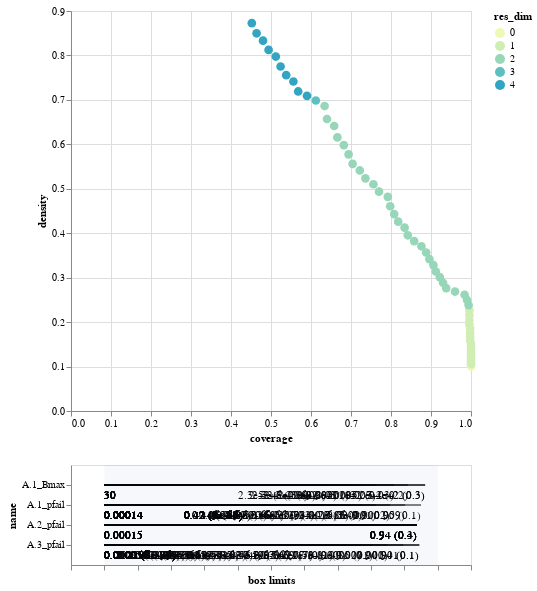

This figure's notebook cell:
### Code cell
box1.inspect_tradeoff()

### Figure 1 — Vega-Lite specification as saved in the notebook (floating-point values rounded to 4 significant figures)
{"config": {"view": {"continuousWidth": 400, "continuousHeight": 300}}, "vconcat": [{"data": {"name": "data-50dfaabc601631413a921cb55aad8f08"}, "mark": {"type": "circle", "size": 75}, "encoding": {"color": {"type": "ordinal", "field": "res_dim", "scale": {"range": ["#eff9b6", "#d0edb3", "#97d6b9", "#5dc0c0", "#31a5c2", "#1f80b8", "#2354a3", "#21318d"]}}, "opacity": {"condition": {"value": 1, "selection": "selector001"}, "value": 0.4}, "tooltip": [{"type": "ordinal", "field": "id"}, {"type": "quantitative", "field": "coverage", "format": ".2"}, {"type": "quantitative", "field": "density", "format": ".2"}, {"type": "ordinal", "field": "res_dim"}], "x": {"type": "quantitative", "field": "coverage"}, "y": {"type": "quantitative", "field": "density"}}, "height": 400, "selection": {"selector001": {"type": "single", "fields": ["id"]}}, "width": 400}, {"layer": [{"data": {"name": "data-ce17ffe7d1f683832705a1510804833a"}, "mark": "rule", "encoding": {"x": {"type": "quantitative", "axis": {"grid": false, "labels": false, "title": "box limits"}, "field": "x_lower", "scale": {"domain": [0, 1], "padding": 0.1}}, "x2": {"field": "x_upper"}, "y": {"type": "nominal", "field": "name", "scale": {"padding": 1.0}}}, "transform": [{"calculate": "(datum.x1-datum.minimum)/(datum.maximum-datum.minimum)", "as": "x_lower"}, {"calculate": "(datum.x2-datum.minimum)/(datum.maximum-datum.minimum)", "as": "x_upper"}, {"filter": {"selection": "selector001"}}], "width": 400}, {"data": {"name": "data-ce17ffe7d1f683832705a1510804833a"}, "mark": {"type": "text", "align": "left", "baseline": "top", "dy": 5}, "encoding": {"text": {"type": "ordinal", "field": "text"}, "x": {"type": "quantitative", "axis": {"grid": false, "labels": false, "title": "box limits"}, "field": "x_lower", "scale": {"domain": [0, 1], "padding": 0.1}}, "x2": {"field": "x_upper"}, "y": {"type": "nominal", "field": "name", "scale": {"padding": 1.0}}}, "transform": [{"calculate": "(datum.x1-datum.minimum)/(datum.maximum-datum.minimum)", "as": "x_lower"}, {"calculate": "(datum.x2-datum.minimum)/(datum.maximum-datum.minimum)", "as": "x_upper"}, {"filter": {"selection": "selector001"}}, {"calculate": "datum.qp_lower>0?format(datum.x1, \".2\")+\" (\"+format(datum.qp_lower, \".1~g\")+\")\" :format(datum.x1, \".2\")", "as": "text"}], "width": 400}, {"data": {"name": "data-ce17ffe7d1f683832705a1510804833a"}, "mark": {"type": "text", "align": "right", "baseline": "top", "dy": 5}, "encoding": {"text": {"type": "ordinal", "field": "text"}, "x": {"type": "quantitative", "field": "x_upper"}, "x2": {"field": "x_upper"}, "y": {"type": "nominal", "field": "name", "scale": {"padding": 1.0}}}, "transform": [{"calculate": "(datum.x1-datum.minimum)/(datum.maximum-datum.minimum)", "as": "x_lower"}, {"calculate": "(datum.x2-datum.minimum)/(datum.maximum-datum.minimum)", "as": "x_upper"}, {"filter": {"selection": "selector001"}}, {"calculate": "datum.qp_upper>0?format(datum.x2, \".2\")+\" (\"+format(datum.qp_upper, \".1\")+\")\" :format(datum.x2, \".2\")", "as": "text"}], "width": 400}, {"data": {"name": "data-bb8d07f6df3d47a6a475317795287b23"}, "mark": {"type": "rect", "opacity": 0.05}, "encoding": {"x": {"type": "quantitative", "field": "start"}, "x2": {"field": "end"}}}, {"data": {"name": "data-d751713988987e9331980363e24189ce"}, "mark": "point", "encoding": {"x": {"type": "quantitative", "field": "x"}, "y": {"type": "nominal", "field": "name"}}, "transform": [{"filter": {"selection": "selector001"}}], "width": 400}, {"data": {"name": "data-d751713988987e9331980363e24189ce"}, "mark": {"type": "text", "align": "center", "baseline": "top", "dy": 5}, "encoding": {"text": {"type": "nominal", "field": "item"}, "x": {"type": "quantitative", "field": "x"}, "y": {"type": "nominal", "field": "name"}}, "transform": [{"filter": {"selection": "selector001"}}], "width": 400}]}], "$schema": "https://vega.github.io/schema/vega-lite/v4.8.1.json", "datasets": {"data-50dfaabc601631413a921cb55aad8f08": [{"coverage": 1.0, "density": 0.1, "id": 0, "mass": 1.0, "mean": 0.1, "res_dim": 0}, {"coverage": 1.0, "density": 0.1053, "id": 1, "mass": 0.95, "mean": 0.1053, "res_dim": 1}, {"coverage": 1.0, "density": 0.1108, "id": 2, "mass": 0.9024, "mean": 0.1108, "res_dim": 1}, {"coverage": 1.0, "density": 0.1167, "id": 3, "mass": 0.8572, "mean": 0.1167, "res_dim": 1}, {"coverage": 1.0, "density": 0.1228, "id": 4, "mass": 0.8142, "mean": 0.1228, "res_dim": 1}, {"coverage": 1.0, "density": 0.1293, "id": 5, "mass": 0.7734, "mean": 0.1293, "res_dim": 1}, {"coverage": 1.0, "density": 0.1361, "id": 6, "mass": 0.7346, "mean": 0.1361, "res_dim": 1}, {"coverage": 1.0, "density": 0.1433, "id": 7, "mass": 0.6978, "mean": 0.1433, "res_dim": 1}, {"coverage": 1.0, "density": 0.1509, "id": 8, "mass": 0.6628, "mean": 0.1509, "res_dim": 1}, {"coverage": 0.998, "density": 0.1585, "id": 9, "mass": 0.6296, "mean": 0.1585, "res_dim": 1}, {"coverage": 0.998, "density": 0.1669, "id": 10, "mass": 0.598, "mean": 0.1669, "res_dim": 1}, {"coverage": 0.998, "density": 0.1757, "id": 11, "mass": 0.568, "mean": 0.1757, "res_dim": 1}, {"coverage": 0.998, "density": 0.185, "id": 12, "mass": 0.5396, "mean": 0.185, "res_dim": 1}, {"coverage": 0.996, "density": 0.1943, "id": 13, "mass": 0.5126, "mean": 0.1943, "res_dim": 1}, {"coverage": 0.996, "density": 0.2046, "id": 14, "mass": 0.4868, "mean": 0.2046, "res_dim": 1}, {"coverage": 0.996, "density": 0.2154, "id": 15, "mass": 0.4624, "mean": 0.2154, "res_dim": 1}, {"coverage": 0.996, "density": 0.2268, "id": 16, "mass": 0.4392, "mean": 0.2268, "res_dim": 1}, {"coverage": 0.994, "density": 0.2383, "id": 17, "mass": 0.4172, "mean": 0.2383, "res_dim": 2}, {"coverage": 0.99, "density": 0.2499, "id": 18, "mass": 0.3962, "mean": 0.2499, "res_dim": 2}, {"coverage": 0.984, "density": 0.2616, "id": 19, "mass": 0.3762, "mean": 0.2616, "res_dim": 2}, {"coverage": 0.96, "density": 0.2688, "id": 20, "mass": 0.3572, "mean": 0.2688, "res_dim": 2}, {"coverage": 0.938, "density": 0.2765, "id": 21, "mass": 0.3392, "mean": 0.2765, "res_dim": 2}, {"coverage": 0.93, "density": 0.2886, "id": 22, "mass": 0.3222, "mean": 0.2886, "res_dim": 2}, {"coverage": 0.922, "density": 0.3013, "id": 23, "mass": 0.306, "mean": 0.3013, "res_dim": 2}, {"coverage": 0.912, "density": 0.3138, "id": 24, "mass": 0.2906, "mean": 0.3138, "res_dim": 2}, {"coverage": 0.906, "density": 0.3283, "id": 25, "mass": 0.276, "mean": 0.3283, "res_dim": 2}, {"coverage": 0.896, "density": 0.3417, "id": 26, "mass": 0.2622, "mean": 0.3417, "res_dim": 2}, {"coverage": 0.888, "density": 0.3566, "id": 27, "mass": 0.249, "mean": 0.3566, "res_dim": 2}, {"coverage": 0.876, "density": 0.3706, "id": 28, "mass": 0.2364, "mean": 0.3706, "res_dim": 2}, {"coverage": 0.858, "density": 0.3824, "id": 29, "mass": 0.2244, "mean": 0.3824, "res_dim": 2}, {"coverage": 0.842, "density": 0.3953, "id": 30, "mass": 0.213, "mean": 0.3953, "res_dim": 2}, {"coverage": 0.834, "density": 0.4125, "id": 31, "mass": 0.2022, "mean": 0.4125, "res_dim": 2}, {"coverage": 0.818, "density": 0.426, "id": 32, "mass": 0.192, "mean": 0.426, "res_dim": 2}, {"coverage": 0.808, "density": 0.443, "id": 33, "mass": 0.1824, "mean": 0.443, "res_dim": 2}, {"coverage": 0.798, "density": 0.4607, "id": 34, "mass": 0.1732, "mean": 0.4607, "res_dim": 2}, {"coverage": 0.792, "density": 0.4818, "id": 35, "mass": 0.1644, "mean": 0.4818, "res_dim": 2}, {"coverage": 0.77, "density": 0.4936, "id": 36, "mass": 0.156, "mean": 0.4936, "res_dim": 2}, {"coverage": 0.756, "density": 0.5101, "id": 37, "mass": 0.1482, "mean": 0.5101, "res_dim": 2}, {"coverage": 0.736, "density": 0.5235, "id": 38, "mass": 0.1406, "mean": 0.5235, "res_dim": 2}, {"coverage": 0.722, "density": 0.5412, "id": 39, "mass": 0.1334, "mean": 0.5412, "res_dim": 2}, {"coverage": 0.704, "density": 0.5561, "id": 40, "mass": 0.1266, "mean": 0.5561, "res_dim": 2}, {"coverage": 0.694, "density": 0.5774, "id": 41, "mass": 0.1202, "mean": 0.5774, "res_dim": 2}, {"coverage": 0.682, "density": 0.5982, "id": 42, "mass": 0.114, "mean": 0.5982, "res_dim": 2}, {"coverage": 0.666, "density": 0.6155, "id": 43, "mass": 0.1082, "mean": 0.6155, "res_dim": 2}, {"coverage": 0.658, "density": 0.6413, "id": 44, "mass": 0.1026, "mean": 0.6413, "res_dim": 2}, {"coverage": 0.64, "density": 0.6571, "id": 45, "mass": 0.0974, "mean": 0.6571, "res_dim": 2}, {"coverage": 0.634, "density": 0.6861, "id": 46, "mass": 0.0924, "mean": 0.6861, "res_dim": 2}, {"coverage": 0.612, "density": 0.6986, "id": 47, "mass": 0.0876, "mean": 0.6986, "res_dim": 3}, {"coverage": 0.59, "density": 0.7091, "id": 48, "mass": 0.0832, "mean": 0.7091, "res_dim": 4}, {"coverage": 0.568, "density": 0.719, "id": 49, "mass": 0.079, "mean": 0.719, "res_dim": 4}, {"coverage": 0.556, "density": 0.7413, "id": 50, "mass": 0.075, "mean": 0.7413, "res_dim": 4}, {"coverage": 0.538, "density": 0.7556, "id": 51, "mass": 0.0712, "mean": 0.7556, "res_dim": 4}, {"coverage": 0.524, "density": 0.7751, "id": 52, "mass": 0.0676, "mean": 0.7751, "res_dim": 4}, {"coverage": 0.512, "density": 0.7975, "id": 53, "mass": 0.0642, "mean": 0.7975, "res_dim": 4}, {"coverage": 0.494, "density": 0.8125, "id": 54, "mass": 0.0608, "mean": 0.8125, "res_dim": 4}, {"coverage": 0.48, "density": 0.8333, "id": 55, "mass": 0.0576, "mean": 0.8333, "res_dim": 4}, {"coverage": 0.464, "density": 0.8498, "id": 56, "mass": 0.0546, "mean": 0.8498, "res_dim": 4}, {"coverage": 0.452, "density": 0.8726, "id": 57, "mass": 0.0518, "mean": 0.8726, "res_dim": 4}], "data-ce17ffe7d1f683832705a1510804833a": [{"x1": 0.0001394, "x2": 0.95, "name": "A.1_pfail", "id": 1, "minimum": 0.0001394, "maximum": 0.9999, "qp_lower": -1.0, "qp_upper": 0.1185}, {"x1": 0.0001394, "x2": 0.9024, "name": "A.1_pfail", "id": 2, "minimum": 0.0001394, "maximum": 0.9999, "qp_lower": -1.0, "qp_upper": 0.008967}, {"x1": 0.0001394, "x2": 0.8572, "name": "A.1_pfail", "id": 3, "minimum": 0.0001394, "maximum": 0.9999, "qp_lower": -1.0, "qp_upper": 0.0002048}, {"x1": 0.0001394, "x2": 0.8142, "name": "A.1_pfail", "id": 4, "minimum": 0.0001394, "maximum": 0.9999, "qp_lower": -1.0, "qp_upper": 1.394e-06}, {"x1": 0.0001394, "x2": 0.7733, "name": "A.1_pfail", "id": 5, "minimum": 0.0001394, "maximum": 0.9999, "qp_lower": -1.0, "qp_upper": 2.935e-09}, {"x1": 0.0001394, "x2": 0.7347, "name": "A.1_pfail", "id": 6, "minimum": 0.0001394, "maximum": 0.9999, "qp_lower": -1.0, "qp_upper": 1.949e-12}, {"x1": 0.0001394, "x2": 0.6978, "name": "A.1_pfail", "id": 7, "minimum": 0.0001394, "maximum": 0.9999, "qp_lower": -1.0, "qp_upper": 4.325e-16}, {"x1": 0.0001394, "x2": 0.6628, "name": "A.1_pfail", "id": 8, "minimum": 0.0001394, "maximum": 0.9999, "qp_lower": -1.0, "qp_upper": 3.07e-20}, {"x1": 0.0001394, "x2": 0.6297, "name": "A.1_pfail", "id": 9, "minimum": 0.0001394, "maximum": 0.9999, "qp_lower": -1.0, "qp_upper": 1.508e-24}, {"x1": 0.0001394, "x2": 0.598, "name": "A.1_pfail", "id": 10, "minimum": 0.0001394, "maximum": 0.9999, "qp_lower": -1.0, "qp_upper": 1.57e-29}, {"x1": 0.0001394, "x2": 0.568, "name": "A.1_pfail", "id": 11, "minimum": 0.0001394, "maximum": 0.9999, "qp_lower": -1.0, "qp_upper": 5.729e-35}, {"x1": 0.0001394, "x2": 0.5396, "name": "A.1_pfail", "id": 12, "minimum": 0.0001394, "maximum": 0.9999, "qp_lower": -1.0, "qp_upper": 1.027e-40}, {"x1": 0.0001394, "x2": 0.5126, "name": "A.1_pfail", "id": 13, "minimum": 0.0001394, "maximum": 0.9999, "qp_lower": -1.0, "qp_upper": 1.321e-46}, {"x1": 0.0001394, "x2": 0.4867, "name": "A.1_pfail", "id": 14, "minimum": 0.0001394, "maximum": 0.9999, "qp_lower": -1.0, "qp_upper": 3.936e-53}, {"x1": 0.0001394, "x2": 0.4624, "name": "A.1_pfail", "id": 15, "minimum": 0.0001394, "maximum": 0.9999, "qp_lower": -1.0, "qp_upper": 4.749e-60}, {"x1": 0.0001394, "x2": 0.4392, "name": "A.1_pfail", "id": 16, "minimum": 0.0001394, "maximum": 0.9999, "qp_lower": -1.0, "qp_upper": 2.443e-67}, {"x1": 0.0001394, "x2": 0.4392, "name": "A.1_pfail", "id": 17, "minimum": 0.0001394, "maximum": 0.9999, "qp_lower": -1.0, "qp_upper": 4.865e-67}, {"x1": 5.598e-05, "x2": 0.9449, "name": "A.3_pfail", "id": 17, "minimum": 5.598e-05, "maximum": 0.9999, "qp_lower": -1.0, "qp_upper": 0.1106}, {"x1": 0.0001394, "x2": 0.4167, "name": "A.1_pfail", "id": 18, "minimum": 0.0001394, "maximum": 0.9999, "qp_lower": -1.0, "qp_upper": 7.671e-74}, {"x1": 5.598e-05, "x2": 0.9449, "name": "A.3_pfail", "id": 18, "minimum": 5.598e-05, "maximum": 0.9999, "qp_lower": -1.0, "qp_upper": 0.1151}, {"x1": 0.0001394, "x2": 0.4167, "name": "A.1_pfail", "id": 19, "minimum": 0.0001394, "maximum": 0.9999, "qp_lower": -1.0, "qp_upper": 6.541e-74}, {"x1": 5.598e-05, "x2": 0.8967, "name": "A.3_pfail", "id": 19, "minimum": 5.598e-05, "maximum": 0.9999, "qp_lower": -1.0, "qp_upper": 0.009649}, {"x1": 0.0001394, "x2": 0.4167, "name": "A.1_pfail", "id": 20, "minimum": 0.0001394, "maximum": 0.9999, "qp_lower": -1.0, "qp_upper": 3.018e-72}, {"x1": 5.598e-05, "x2": 0.8501, "name": "A.3_pfail", "id": 20, "minimum": 5.598e-05, "maximum": 0.9999, "qp_lower": -1.0, "qp_upper": 0.001462}, {"x1": 0.0001394, "x2": 0.4167, "name": "A.1_pfail", "id": 21, "minimum": 0.0001394, "maximum": 0.9999, "qp_lower": -1.0, "qp_upper": 1.061e-70}, {"x1": 5.598e-05, "x2": 0.8053, "name": "A.3_pfail", "id": 21, "minimum": 5.598e-05, "maximum": 0.9999, "qp_lower": -1.0, "qp_upper": 0.0001428}, {"x1": 0.0001394, "x2": 0.4167, "name": "A.1_pfail", "id": 22, "minimum": 0.0001394, "maximum": 0.9999, "qp_lower": -1.0, "qp_upper": 2.361e-71}, {"x1": 5.598e-05, "x2": 0.7689, "name": "A.3_pfail", "id": 22, "minimum": 5.598e-05, "maximum": 0.9999, "qp_lower": -1.0, "qp_upper": 1.799e-06}, {"x1": 0.0001394, "x2": 0.4167, "name": "A.1_pfail", "id": 23, "minimum": 0.0001394, "maximum": 0.9999, "qp_lower": -1.0, "qp_upper": 1.064e-70}, {"x1": 5.598e-05, "x2": 0.7264, "name": "A.3_pfail", "id": 23, "minimum": 5.598e-05, "maximum": 0.9999, "qp_lower": -1.0, "qp_upper": 9.33e-09}, {"x1": 0.0001394, "x2": 0.4167, "name": "A.1_pfail", "id": 24, "minimum": 0.0001394, "maximum": 0.9999, "qp_lower": -1.0, "qp_upper": 1.105e-69}, {"x1": 5.598e-05, "x2": 0.6853, "name": "A.3_pfail", "id": 24, "minimum": 5.598e-05, "maximum": 0.9999, "qp_lower": -1.0, "qp_upper": 3.081e-11}, {"x1": 0.0001394, "x2": 0.4167, "name": "A.1_pfail", "id": 25, "minimum": 0.0001394, "maximum": 0.9999, "qp_lower": -1.0, "qp_upper": 4.74e-71}, {"x1": 5.598e-05, "x2": 0.6562, "name": "A.3_pfail", "id": 25, "minimum": 5.598e-05, "maximum": 0.9999, "qp_lower": -1.0, "qp_upper": 2.143e-14}, {"x1": 0.0001394, "x2": 0.4167, "name": "A.1_pfail", "id": 26, "minimum": 0.0001394, "maximum": 0.9999, "qp_lower": -1.0, "qp_upper": 2.154e-71}, {"x1": 5.598e-05, "x2": 0.6253, "name": "A.3_pfail", "id": 26, "minimum": 5.598e-05, "maximum": 0.9999, "qp_lower": -1.0, "qp_upper": 1.823e-17}, {"x1": 0.0001394, "x2": 0.4167, "name": "A.1_pfail", "id": 27, "minimum": 0.0001394, "maximum": 0.9999, "qp_lower": -1.0, "qp_upper": 4.447e-71}, {"x1": 5.598e-05, "x2": 0.5918, "name": "A.3_pfail", "id": 27, "minimum": 5.598e-05, "maximum": 0.9999, "qp_lower": -1.0, "qp_upper": 4.524e-21}, {"x1": 0.0001394, "x2": 0.4167, "name": "A.1_pfail", "id": 28, "minimum": 0.0001394, "maximum": 0.9999, "qp_lower": -1.0, "qp_upper": 2.55e-69}, {"x1": 5.598e-05, "x2": 0.5552, "name": "A.3_pfail", "id": 28, "minimum": 5.598e-05, "maximum": 0.9999, "qp_lower": -1.0, "qp_upper": 1.922e-24}, {"x1": 0.0001394, "x2": 0.4167, "name": "A.1_pfail", "id": 29, "minimum": 0.0001394, "maximum": 0.9999, "qp_lower": -1.0, "qp_upper": 8.509e-68}, {"x1": 5.598e-05, "x2": 0.524, "name": "A.3_pfail", "id": 29, "minimum": 5.598e-05, "maximum": 0.9999, "qp_lower": -1.0, "qp_upper": 4.203e-27}, {"x1": 0.0001394, "x2": 0.4167, "name": "A.1_pfail", "id": 30, "minimum": 0.0001394, "maximum": 0.9999, "qp_lower": -1.0, "qp_upper": 2.832e-67}, {"x1": 5.598e-05, "x2": 0.4976, "name": "A.3_pfail", "id": 30, "minimum": 5.598e-05, "maximum": 0.9999, "qp_lower": -1.0, "qp_upper": 4.22e-30}, {"x1": 0.0001394, "x2": 0.4167, "name": "A.1_pfail", "id": 31, "minimum": 0.0001394, "maximum": 0.9999, "qp_lower": -1.0, "qp_upper": 3.484e-67}, {"x1": 5.598e-05, "x2": 0.4711, "name": "A.3_pfail", "id": 31, "minimum": 5.598e-05, "maximum": 0.9999, "qp_lower": -1.0, "qp_upper": 1.59e-34}, {"x1": 0.0001394, "x2": 0.4167, "name": "A.1_pfail", "id": 32, "minimum": 0.0001394, "maximum": 0.9999, "qp_lower": -1.0, "qp_upper": 4.587e-66}, {"x1": 5.598e-05, "x2": 0.4451, "name": "A.3_pfail", "id": 32, "minimum": 5.598e-05, "maximum": 0.9999, "qp_lower": -1.0, "qp_upper": 1.231e-37}, {"x1": 0.0001394, "x2": 0.4167, "name": "A.1_pfail", "id": 33, "minimum": 0.0001394, "maximum": 0.9999, "qp_lower": -1.0, "qp_upper": 7.891e-67}, {"x1": 5.598e-05, "x2": 0.4253, "name": "A.3_pfail", "id": 33, "minimum": 5.598e-05, "maximum": 0.9999, "qp_lower": -1.0, "qp_upper": 6.63e-42}, {"x1": 0.0001394, "x2": 0.4167, "name": "A.1_pfail", "id": 34, "minimum": 0.0001394, "maximum": 0.9999, "qp_lower": -1.0, "qp_upper": 3.492e-67}, {"x1": 5.598e-05, "x2": 0.4043, "name": "A.3_pfail", "id": 34, "minimum": 5.598e-05, "maximum": 0.9999, "qp_lower": -1.0, "qp_upper": 2.208e-46}, {"x1": 0.0001394, "x2": 0.4167, "name": "A.1_pfail", "id": 35, "minimum": 0.0001394, "maximum": 0.9999, "qp_lower": -1.0, "qp_upper": 8.58e-68}, {"x1": 5.598e-05, "x2": 0.3835, "name": "A.3_pfail", "id": 35, "minimum": 5.598e-05, "maximum": 0.9999, "qp_lower": -1.0, "qp_upper": 5.301e-52}, {"x1": 0.0001394, "x2": 0.4167, "name": "A.1_pfail", "id": 36, "minimum": 0.0001394, "maximum": 0.9999, "qp_lower": -1.0, "qp_upper": 5.441e-68}, {"x1": 5.598e-05, "x2": 0.3681, "name": "A.3_pfail", "id": 36, "minimum": 5.598e-05, "maximum": 0.9999, "qp_lower": -1.0, "qp_upper": 6.441e-54}, {"x1": 0.0001394, "x2": 0.4167, "name": "A.1_pfail", "id": 37, "minimum": 0.0001394, "maximum": 0.9999, "qp_lower": -1.0, "qp_upper": 1.269e-68}, {"x1": 5.598e-05, "x2": 0.3523, "name": "A.3_pfail", "id": 37, "minimum": 5.598e-05, "maximum": 0.9999, "qp_lower": -1.0, "qp_upper": 1.483e-57}, {"x1": 0.0001394, "x2": 0.4167, "name": "A.1_pfail", "id": 38, "minimum": 0.0001394, "maximum": 0.9999, "qp_lower": -1.0, "qp_upper": 6.448e-68}, {"x1": 5.598e-05, "x2": 0.335, "name": "A.3_pfail", "id": 38, "minimum": 5.598e-05, "maximum": 0.9999, "qp_lower": -1.0, "qp_upper": 1.007e-59}, {"x1": 0.0001394, "x2": 0.4167, "name": "A.1_pfail", "id": 39, "minimum": 0.0001394, "maximum": 0.9999, "qp_lower": -1.0, "qp_upper": 2.843e-68}, {"x1": 5.598e-05, "x2": 0.3198, "name": "A.3_pfail", "id": 39, "minimum": 5.598e-05, "maximum": 0.9999, "qp_lower": -1.0, "qp_upper": 2.018e-63}, {"x1": 0.0001394, "x2": 0.4167, "name": "A.1_pfail", "id": 40, "minimum": 0.0001394, "maximum": 0.9999, "qp_lower": -1.0, "qp_upper": 1.119e-66}, {"x1": 5.598e-05, "x2": 0.3012, "name": "A.3_pfail", "id": 40, "minimum": 5.598e-05, "maximum": 0.9999, "qp_lower": -1.0, "qp_upper": 7.73e-66}, {"x1": 0.0001394, "x2": 0.4167, "name": "A.1_pfail", "id": 41, "minimum": 0.0001394, "maximum": 0.9999, "qp_lower": -1.0, "qp_upper": 1.097e-65}, {"x1": 5.598e-05, "x2": 0.2825, "name": "A.3_pfail", "id": 41, "minimum": 5.598e-05, "maximum": 0.9999, "qp_lower": -1.0, "qp_upper": 1.438e-70}, {"x1": 0.0001394, "x2": 0.4167, "name": "A.1_pfail", "id": 42, "minimum": 0.0001394, "maximum": 0.9999, "qp_lower": -1.0, "qp_upper": 9.055e-66}, {"x1": 5.598e-05, "x2": 0.2679, "name": "A.3_pfail", "id": 42, "minimum": 5.598e-05, "maximum": 0.9999, "qp_lower": -1.0, "qp_upper": 7.074e-75}, {"x1": 0.0001394, "x2": 0.4167, "name": "A.1_pfail", "id": 43, "minimum": 0.0001394, "maximum": 0.9999, "qp_lower": -1.0, "qp_upper": 1.055e-65}, {"x1": 5.598e-05, "x2": 0.255, "name": "A.3_pfail", "id": 43, "minimum": 5.598e-05, "maximum": 0.9999, "qp_lower": -1.0, "qp_upper": 1.186e-77}, {"x1": 0.0001394, "x2": 0.4167, "name": "A.1_pfail", "id": 44, "minimum": 0.0001394, "maximum": 0.9999, "qp_lower": -1.0, "qp_upper": 3.639e-66}, {"x1": 5.598e-05, "x2": 0.2409, "name": "A.3_pfail", "id": 44, "minimum": 5.598e-05, "maximum": 0.9999, "qp_lower": -1.0, "qp_upper": 1.932e-83}, {"x1": 0.0001394, "x2": 0.4167, "name": "A.1_pfail", "id": 45, "minimum": 0.0001394, "maximum": 0.9999, "qp_lower": -1.0, "qp_upper": 9.273e-65}, {"x1": 5.598e-05, "x2": 0.2273, "name": "A.3_pfail", "id": 45, "minimum": 5.598e-05, "maximum": 0.9999, "qp_lower": -1.0, "qp_upper": 3.099e-85}, {"x1": 0.0001394, "x2": 0.4167, "name": "A.1_pfail", "id": 46, "minimum": 0.0001394, "maximum": 0.9999, "qp_lower": -1.0, "qp_upper": 1.907e-66}, {"x1": 5.598e-05, "x2": 0.2159, "name": "A.3_pfail", "id": 46, "minimum": 5.598e-05, "maximum": 0.9999, "qp_lower": -1.0, "qp_upper": 6.542e-92}, {"x1": 30.03, "x2": 337.9, "name": "A.1_Bmax", "id": 47, "minimum": 30.03, "maximum": 349.9, "qp_lower": -1.0, "qp_upper": 0.3062}, {"x1": 0.0001394, "x2": 0.4167, "name": "A.1_pfail", "id": 47, "minimum": 0.0001394, "maximum": 0.9999, "qp_lower": -1.0, "qp_upper": 1.543e-66}, {"x1": 5.598e-05, "x2": 0.2159, "name": "A.3_pfail", "id": 47, "minimum": 5.598e-05, "maximum": 0.9999, "qp_lower": -1.0, "qp_upper": 3.553e-90}, {"x1": 30.03, "x2": 337.9, "name": "A.1_Bmax", "id": 48, "minimum": 30.03, "maximum": 349.9, "qp_lower": -1.0, "qp_upper": 0.2918}, {"x1": 0.0001394, "x2": 0.4167, "name": "A.1_pfail", "id": 48, "minimum": 0.0001394, "maximum": 0.9999, "qp_lower": -1.0, "qp_upper": 3.459e-64}, {"x1": 0.0001533, "x2": 0.9371, "name": "A.2_pfail", "id": 48, "minimum": 0.0001533, "maximum": 0.9999, "qp_lower": -1.0, "qp_upper": 0.3418}, {"x1": 5.598e-05, "x2": 0.2159, "name": "A.3_pfail", "id": 48, "minimum": 5.598e-05, "maximum": 0.9999, "qp_lower": -1.0, "qp_upper": 2.346e-86}, {"x1": 30.03, "x2": 321.4, "name": "A.1_Bmax", "id": 49, "minimum": 30.03, "maximum": 349.9, "qp_lower": -1.0, "qp_upper": 0.1682}, {"x1": 0.0001394, "x2": 0.4167, "name": "A.1_pfail", "id": 49, "minimum": 0.0001394, "maximum": 0.9999, "qp_lower": -1.0, "qp_upper": 2.18e-62}, {"x1": 0.0001533, "x2": 0.9371, "name": "A.2_pfail", "id": 49, "minimum": 0.0001533, "maximum": 0.9999, "qp_lower": -1.0, "qp_upper": 0.4014}, {"x1": 5.598e-05, "x2": 0.2159, "name": "A.3_pfail", "id": 49, "minimum": 5.598e-05, "maximum": 0.9999, "qp_lower": -1.0, "qp_upper": 4.409e-83}, {"x1": 30.03, "x2": 307.8, "name": "A.1_Bmax", "id": 50, "minimum": 30.03, "maximum": 349.9, "qp_lower": -1.0, "qp_upper": 0.02906}, {"x1": 0.0001394, "x2": 0.4167, "name": "A.1_pfail", "id": 50, "minimum": 0.0001394, "maximum": 0.9999, "qp_lower": -1.0, "qp_upper": 1.301e-63}, {"x1": 0.0001533, "x2": 0.9371, "name": "A.2_pfail", "id": 50, "minimum": 0.0001533, "maximum": 0.9999, "qp_lower": -1.0, "qp_upper": 0.3799}, {"x1": 5.598e-05, "x2": 0.2159, "name": "A.3_pfail", "id": 50, "minimum": 5.598e-05, "maximum": 0.9999, "qp_lower": -1.0, "qp_upper": 2.061e-83}, {"x1": 30.03, "x2": 291.0, "name": "A.1_Bmax", "id": 51, "minimum": 30.03, "maximum": 349.9, "qp_lower": -1.0, "qp_upper": 0.007141}, {"x1": 0.0001394, "x2": 0.4167, "name": "A.1_pfail", "id": 51, "minimum": 0.0001394, "maximum": 0.9999, "qp_lower": -1.0, "qp_upper": 3.69e-62}, {"x1": 0.0001533, "x2": 0.9371, "name": "A.2_pfail", "id": 51, "minimum": 0.0001533, "maximum": 0.9999, "qp_lower": -1.0, "qp_upper": 0.3531}, {"x1": 5.598e-05, "x2": 0.2159, "name": "A.3_pfail", "id": 51, "minimum": 5.598e-05, "maximum": 0.9999, "qp_lower": -1.0, "qp_upper": 1.494e-80}, {"x1": 30.03, "x2": 277.3, "name": "A.1_Bmax", "id": 52, "minimum": 30.03, "maximum": 349.9, "qp_lower": -1.0, "qp_upper": 0.000488}, {"x1": 0.0001394, "x2": 0.4167, "name": "A.1_pfail", "id": 52, "minimum": 0.0001394, "maximum": 0.9999, "qp_lower": -1.0, "qp_upper": 3.496e-63}, {"x1": 0.0001533, "x2": 0.9371, "name": "A.2_pfail", "id": 52, "minimum": 0.0001533, "maximum": 0.9999, "qp_lower": -1.0, "qp_upper": 0.3529}, {"x1": 5.598e-05, "x2": 0.2159, "name": "A.3_pfail", "id": 52, "minimum": 5.598e-05, "maximum": 0.9999, "qp_lower": -1.0, "qp_upper": 1.648e-79}, {"x1": 30.03, "x2": 264.8, "name": "A.1_Bmax", "id": 53, "minimum": 30.03, "maximum": 349.9, "qp_lower": -1.0, "qp_upper": 1.642e-05}, {"x1": 0.0001394, "x2": 0.4167, "name": "A.1_pfail", "id": 53, "minimum": 0.0001394, "maximum": 0.9999, "qp_lower": -1.0, "qp_upper": 1.577e-64}, {"x1": 0.0001533, "x2": 0.9371, "name": "A.2_pfail", "id": 53, "minimum": 0.0001533, "maximum": 0.9999, "qp_lower": -1.0, "qp_upper": 0.3667}, {"x1": 5.598e-05, "x2": 0.2159, "name": "A.3_pfail", "id": 53, "minimum": 5.598e-05, "maximum": 0.9999, "qp_lower": -1.0, "qp_upper": 1.863e-79}, {"x1": 30.03, "x2": 253.5, "name": "A.1_Bmax", "id": 54, "minimum": 30.03, "maximum": 349.9, "qp_lower": -1.0, "qp_upper": 2.52e-06}, {"x1": 0.0001394, "x2": 0.4167, "name": "A.1_pfail", "id": 54, "minimum": 0.0001394, "maximum": 0.9999, "qp_lower": -1.0, "qp_upper": 2.048e-64}, {"x1": 0.0001533, "x2": 0.9371, "name": "A.2_pfail", "id": 54, "minimum": 0.0001533, "maximum": 0.9999, "qp_lower": -1.0, "qp_upper": 0.4374}, {"x1": 5.598e-05, "x2": 0.2159, "name": "A.3_pfail", "id": 54, "minimum": 5.598e-05, "maximum": 0.9999, "qp_lower": -1.0, "qp_upper": 6.246e-77}, {"x1": 30.03, "x2": 242.9, "name": "A.1_Bmax", "id": 55, "minimum": 30.03, "maximum": 349.9, "qp_lower": -1.0, "qp_upper": 5.891e-08}, {"x1": 0.0001394, "x2": 0.4167, "name": "A.1_pfail", "id": 55, "minimum": 0.0001394, "maximum": 0.9999, "qp_lower": -1.0, "qp_upper": 2.5e-65}, {"x1": 0.0001533, "x2": 0.9371, "name": "A.2_pfail", "id": 55, "minimum": 0.0001533, "maximum": 0.9999, "qp_lower": -1.0, "qp_upper": 0.4189}, {"x1": 5.598e-05, "x2": 0.2159, "name": "A.3_pfail", "id": 55, "minimum": 5.598e-05, "maximum": 0.9999, "qp_lower": -1.0, "qp_upper": 1.731e-77}, {"x1": 30.03, "x2": 232.7, "name": "A.1_Bmax", "id": 56, "minimum": 30.03, "maximum": 349.9, "qp_lower": -1.0, "qp_upper": 2.742e-09}, {"x1": 0.0001394, "x2": 0.4167, "name": "A.1_pfail", "id": 56, "minimum": 0.0001394, "maximum": 0.9999, "qp_lower": -1.0, "qp_upper": 3.477e-65}, {"x1": 0.0001533, "x2": 0.9371, "name": "A.2_pfail", "id": 56, "minimum": 0.0001533, "maximum": 0.9999, "qp_lower": -1.0, "qp_upper": 0.4018}, {"x1": 5.598e-05, "x2": 0.2159, "name": "A.3_pfail", "id": 56, "minimum": 5.598e-05, "maximum": 0.9999, "qp_lower": -1.0, "qp_upper": 6.129e-76}, {"x1": 30.03, "x2": 225.6, "name": "A.1_Bmax", "id": 57, "minimum": 30.03, "maximum": 349.9, "qp_lower": -1.0, "qp_upper": 1.821e-11}, {"x1": 0.0001394, "x2": 0.4167, "name": "A.1_pfail", "id": 57, "minimum": 0.0001394, "maximum": 0.9999, "qp_lower": -1.0, "qp_upper": 1.672e-66}, {"x1": 0.0001533, "x2": 0.9371, "name": "A.2_pfail", "id": 57, "minimum": 0.0001533, "maximum": 0.9999, "qp_lower": -1.0, "qp_upper": 0.3667}, {"x1": 5.598e-05, "x2": 0.2159, "name": "A.3_pfail", "id": 57, "minimum": 5.598e-05, "maximum": 0.9999, "qp_lower": -1.0, "qp_upper": 1.094e-76}], "data-bb8d07f6df3d47a6a475317795287b23": [{"start": 0, "end": 1}], "data-d751713988987e9331980363e24189ce": []}}
